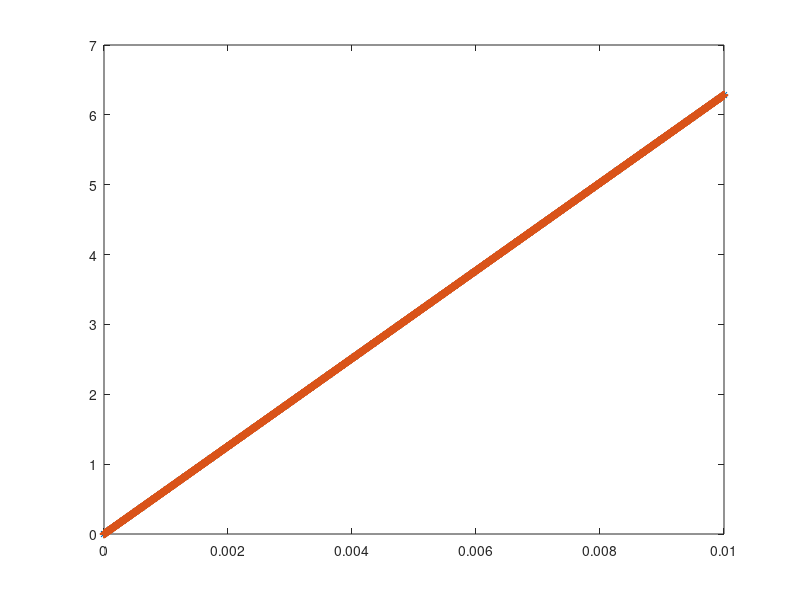

MATLAB code for this plot:
time_10kHz = linspace(0,0.01,100);
time_1_212121MHz = linspace(0,0.01,1.212121e+04);
angle_10kHz = linspace(0,2*pi,100);

% linear interpolation to create sampling points at higher rate
angle_1_212121MHz = interp1(time_10kHz,angle_10kHz,time_1_212121MHz);

figure
plot(time_10kHz,angle_10kHz,'*')
hold on
plot(time_1_212121MHz,angle_1_212121MHz,'+')
